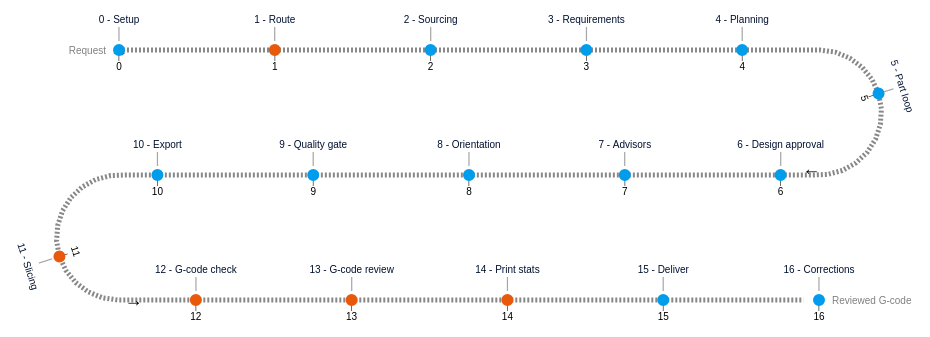

The specification (Vega-Lite) saved for this image:
### Vega specification from a JSON file in a GitHub repository (floating-point values rounded to 4 significant figures)
{"$schema": "https://vega.github.io/schema/vega/v6.json", "description": "Pipeline from request to reviewed G-code. Blue = exists, orange = new.", "padding": 15, "autosize": {"type": "pad", "contains": "padding"}, "width": {"signal": "width"}, "height": {"signal": "height"}, "signals": [{"name": "width", "value": 700}, {"name": "sH", "description": "serpentine: diameter of arcs", "value": 125}, {"name": "sN", "description": "serpentine: number of arcs", "value": 2}, {"name": "tC", "description": "ticks: number of axis ticks to display on the timeline", "value": 17}, {"name": "tLO", "description": "ticks: the offset for the tick labels", "value": 8}, {"name": "mO", "description": "milestone: the offset for the milestone markers", "value": 35}, {"name": "sR0P", "description": "serpentine: percentage of width of canvas for the start of the timeline", "value": 0}, {"name": "sLP", "description": "serpentine: percentage of total length of canvas for the end of the timeline", "value": 1}, {"name": "annotationStart", "value": "Request"}, {"name": "annotationEnd", "value": "Reviewed G-code"}, {"name": "includeArrows", "value": true}, {"name": "sT", "description": "serpentine: thicknes of the line", "value": 5}, {"name": "domain", "description": "serpentine: manually set the domain extent for the timeline, otherwise set to null to have the domain calculated for you", "value": [0, 16]}, {"name": "sRange", "description": "serpentine: range for the serpentine scale", "update": "[sR0P*width, sL*sLP]"}, {"name": "annotations", "description": "serpentine: annotations that appear at the start and end of the timeline", "update": "{start: (isValid(annotationStart) ? annotationStart : ''), end: (isValid(annotationEnd) ? annotationEnd : '')}"}, {"name": "sD", "update": "[2, 2]", "description": "serpentine: dash array for the serpentine line"}, {"name": "reverse", "description": "serpentine: boolean to indicate whether the scale for the timeline should be reversed", "value": false}, {"name": "sPct", "description": "serpentine: percentage of width for the straight portions of the timeline", "value": 1, "update": "sPct < 0.25 ? 0 : sPct < 0.75 ? 0.5 : 1"}, {"name": "sW", "description": "serpentine: horizontal length of straight segments", "update": "sPct*width"}, {"name": "sL", "description": "serpentine: total length of line", "update": "(sN+1)*sW+(sN)*sH*PI/2"}, {"name": "sA", "description": "serpentine: length of an arc segment", "update": "(sH*PI/2)"}, {"name": "sWsA", "description": "serpentine: length of a line + arc segment", "update": "(sW + sH*PI/2)"}, {"name": "sDomain", "description": "serpentine: domain for the serpentine scale", "init": "domain ? domain : [+extent(pluck(data('dataset'), 'domain'))[0], +extent(pluck(data('dataset'), 'domain'))[1]]"}, {"name": "height", "description": "calculated height", "update": "extent(pluck(data('serpentine'), 'y'))[1]"}, {"name": "milestoneColor", "value": "#009DEC"}, {"name": "milestoneLabelColor", "value": "#001130"}, {"name": "newColor", "value": "#E8590C"}], "scales": [{"name": "sS1", "type": "linear", "zero": false, "reverse": {"signal": "reverse"}, "domain": {"signal": "sDomain"}, "range": {"signal": "sRange"}}], "marks": [{"name": "axis_group", "description": "group containing all the axis marks - annotations, domain, arrow indicators, tick lines, tick labels on straightaways, tick labels on arcs", "type": "group", "marks": [{"name": "annotations", "description": "Text marks that appear at the start and end of the timeline. Configured using the 'annotations' signal", "from": {"data": "domain_extent"}, "type": "text", "encode": {"update": {"x": {"field": "x"}, "y": {"field": "y"}, "text": {"signal": "datum['category'] === 'start' ? annotations['start'] : annotations['end']"}, "fontSize": {"value": 10}, "baseline": {"value": "middle"}, "align": {"field": "align"}, "angle": {"field": "angle"}, "dx": {"field": "dx"}, "dy": {"value": 1}, "fill": {"value": "gray"}}}}, {"name": "serpentine_line", "description": "The serpentine-shaped line that acts as the axis domain line", "type": "line", "from": {"data": "serpentine"}, "interactive": false, "encode": {"update": {"x": {"field": "x"}, "y": {"field": "y"}, "strokeDash": {"signal": "sD"}, "stroke": {"value": "#888"}, "strokeWidth": {"signal": "sT"}}}}, {"name": "arrow_marks", "description": "The arrows to indicate direction that appear at the beginning and end of each arc+straightaway combination", "type": "text", "from": {"data": "segment_ends"}, "interactive": false, "encode": {"update": {"x": {"field": "x"}, "y": {"field": "y"}, "dy": {"value": 1}, "text": {"value": "→"}, "fontSize": {"value": 18}, "fill": {"value": "#000"}, "angle": {"signal": "datum['direction'] === '→' ? 0 : 180"}, "align": {"value": "center"}, "baseline": {"value": "middle"}}}}, {"name": "tick_marks", "description": "The line (text mark) designated to each tick", "from": {"data": "ticks"}, "type": "text", "interactive": false, "encode": {"update": {"x": {"field": "x"}, "y": {"field": "y"}, "dy": {"signal": "2.5*( datum['type'] === 'straight' ? 1 : datum['side'] === 'right' ? (round(datum['alpha']*(180/PI)) >= 90 ? -1 : 4) : (round(datum['alpha']*(180/PI)) > 89 ? -1 : 4))"}, "text": {"signal": "'|'"}, "fontSize": {"value": 7}, "fill": {"value": "#000"}, "angle": {"field": "labelAngle"}, "align": {"value": "center"}, "baseline": {"signal": "datum['type'] === 'straight' ? 'top' : 'bottom'"}}}}, {"name": "tick_labels_straight", "description": "The straightaway tick labels", "from": {"data": "ticks"}, "type": "text", "interactive": false, "encode": {"update": {"x": {"field": "x"}, "y": {"field": "y"}, "dy": {"field": "dy"}, "text": {"field": "domain"}, "fontSize": {"value": 10}, "fill": {"value": "#000"}, "align": {"value": "center"}, "angle": {"field": "labelAngle"}, "baseline": {"signal": "datum['type'] === 'straight' ? 'top' : 'bottom'"}}}}]}, {"name": "milestone_connecting_lines", "description": "The milestone lines that connect the markers to labels", "from": {"data": "milestones"}, "type": "text", "interactive": false, "encode": {"update": {"text": {"signal": "'|'"}, "x": {"field": "x"}, "y": {"field": "y"}, "fontSize": {"value": 15}, "fontWeight": {"value": 100}, "dy": {"signal": "datum['type'] === 'arc' && (round(datum['alpha']*(180/PI)) > 89) ? 0.35 * (mO+3.5) : datum['dy']/2"}, "align": {"value": "center"}, "baseline": {"value": "middle"}, "angle": {"field": "labelAngle"}, "fillOpacity": {"value": 0.35}}}}, {"name": "milestone_markers", "description": "The milestone timeline markers", "from": {"data": "milestones"}, "type": "symbol", "interactive": false, "encode": {"update": {"x": {"field": "x"}, "y": {"field": "y"}, "size": {"value": 100}, "fill": {"field": "color"}, "stroke": {"field": "color"}, "strokeWidth": {"value": 2}, "cursor": {"signal": "'default'"}}}}, {"name": "milestone_label_backgrounds", "description": "The white backgrounds for milestone labels", "from": {"data": "milestones"}, "type": "text", "interactive": false, "encode": {"update": {"x": {"field": "x"}, "y": {"field": "y"}, "dy": {"field": "dy"}, "text": {"signal": "datum['domain'] + ' - ' + datum['label']"}, "fontSize": {"value": 10}, "fill": {"value": "#fff"}, "stroke": {"value": "#fff"}, "strokeWidth": {"value": 7}, "angle": {"field": "labelAngle"}, "align": {"value": "center"}, "baseline": {"signal": "datum['type'] === 'straight' ? 'top' : 'bottom'"}}}}, {"name": "milestone_labels", "description": "The milestone labels", "from": {"data": "milestones"}, "type": "text", "interactive": false, "encode": {"update": {"x": {"field": "x"}, "y": {"field": "y"}, "dy": {"field": "dy"}, "text": {"signal": "datum['domain'] + ' - ' + datum['label']"}, "fontSize": {"value": 10}, "fill": {"signal": "milestoneLabelColor"}, "angle": {"field": "labelAngle"}, "align": {"value": "center"}, "baseline": {"signal": "datum['type'] === 'straight' ? 'top' : 'bottom'"}}}}], "data": [{"name": "dataset", "values": [{"domain": 0, "label": "Setup", "color": "#009DEC"}, {"domain": 1, "label": "Route", "color": "#E8590C"}, {"domain": 2, "label": "Sourcing", "color": "#009DEC"}, {"domain": 3, "label": "Requirements", "color": "#009DEC"}, {"domain": 4, "label": "Planning", "color": "#009DEC"}, {"domain": 5, "label": "Part loop", "color": "#009DEC"}, {"domain": 6, "label": "Design approval", "color": "#009DEC"}, {"domain": 7, "label": "Advisors", "color": "#009DEC"}, {"domain": 8, "label": "Orientation", "color": "#009DEC"}, {"domain": 9, "label": "Quality gate", "color": "#009DEC"}, {"domain": 10, "label": "Export", "color": "#009DEC"}, {"domain": 11, "label": "Slicing", "color": "#E8590C"}, {"domain": 12, "label": "G-code check", "color": "#E8590C"}, {"domain": 13, "label": "G-code review", "color": "#E8590C"}, {"domain": 14, "label": "Print stats", "color": "#E8590C"}, {"domain": 15, "label": "Deliver", "color": "#009DEC"}, {"domain": 16, "label": "Corrections", "color": "#009DEC"}]}, {"name": "serpentineDomain", "values": [{}], "transform": [{"type": "formula", "expr": "sequence(sDomain[0], sDomain[1], 0.1 )", "as": "domain"}, {"type": "flatten", "fields": ["domain"]}]}, {"name": "milestoneDomain", "source": "dataset", "transform": [{"type": "project", "fields": ["domain"]}]}, {"name": "tickDomain", "values": [{}], "transform": [{"type": "formula", "expr": "sequence(1, tC+1, 1)", "as": "id"}, {"type": "flatten", "fields": ["id"]}, {"type": "formula", "expr": "datum['id'] === 1 ? sDomain[0] : datum['id'] === tC ? sDomain[1] : null", "as": "domain"}, {"type": "formula", "expr": "round(isValid(datum['domain']) ? datum['domain'] : (sDomain[0] + (sDomain[1]-sDomain[0])*((datum['id']-1)/(tC-1))))", "as": "domain"}, {"type": "project", "fields": ["domain"]}]}, {"name": "componentEncodings", "values": [{"category": "start"}, {"category": "serpentine"}, {"category": "milestone"}, {"category": "tick"}, {"category": "end"}], "transform": [{"type": "formula", "expr": "now()", "as": "timestamp"}, {"type": "formula", "expr": "datum['category'] === 'start' ? [sDomain[reverse ? 1 : 0]] : datum['category'] === 'serpentine' ? pluck(data('serpentineDomain'), 'domain') : datum['category'] === 'milestone' ? pluck(data('dataset'), 'domain') : datum['category']==='tick' ? pluck(data('tickDomain'), 'domain') : datum['category'] === 'end' ? [sDomain[reverse ? 0 : 1]] : null", "as": "domain"}, {"type": "flatten", "fields": ["domain"]}, {"type": "formula", "expr": "+datum['domain']", "as": "domain"}, {"type": "window", "ops": ["row_number"], "sort": {"field": "domain"}, "groupby": ["category"], "as": ["id"]}, {"type": "formula", "expr": "scale('sS1', datum['domain'])", "as": "sK"}, {"type": "formula", "expr": "floor(datum['sK'] / (sW + sH*PI/2))", "as": "i"}, {"type": "formula", "expr": "datum['sK'] % (sW + sH*PI/2)", "as": "r"}, {"type": "formula", "expr": "(datum['r'] - sW)/(sH/2)", "as": "alpha"}, {"type": "formula", "expr": "(((datum['i']+1)*sWsA)-sA) >= datum['sK'] ? 'straight' : 'arc'", "as": "type"}, {"type": "formula", "expr": "(datum['i']%2 == 0) ? min(datum['r'], sW) : max(sW-datum['r'], 0)", "as": "xStraight"}, {"type": "formula", "expr": "datum['type'] === 'straight' ? datum['xStraight'] : datum['xStraight'] + (datum['i']%2 == 0 ? sin(datum['alpha'])*sH/2 : -sin(datum['alpha'])*sH/2)", "as": "x"}, {"type": "formula", "expr": "datum['type'] === 'straight' ? datum['i']*sH : (datum['i']*sH) + (1 - cos(datum['alpha']))*sH/2", "as": "y"}, {"type": "formula", "expr": "datum['type'] === 'straight' ? null : datum['i']%2===0?'right':'left'", "as": "side"}, {"type": "formula", "expr": "datum['type'] === 'straight' ? null : datum['alpha']<PI/2?'top':'bottom'", "as": "hemisphere"}, {"type": "formula", "expr": "datum['type'] === 'straight' ? 0 : (datum['side'] === 'left' ? -1 : 1) *datum['alpha']*(180/PI)+(datum['alpha'] < PI/2 ? 0 : 180)", "as": "labelAngle"}, {"type": "formula", "expr": "datum['i']%2===0 ?'→':'←'", "as": "direction"}, {"type": "formula", "expr": "datum['type'] === 'straight' ? datum['direction'] : datum['side'] === 'left' ? (datum['hemisphere'] === 'top'? '←' : '→') :  (datum['hemisphere'] === 'top'? '→' : '←')", "as": "direction"}]}, {"name": "serpentine", "source": "componentEncodings", "transform": [{"type": "filter", "expr": "datum['category'] === 'serpentine'"}]}, {"name": "ticks", "source": "componentEncodings", "transform": [{"type": "filter", "expr": "datum['category'] === 'tick'"}, {"type": "formula", "expr": "!isValid(datum['side']) ? (tLO+3.5) : datum['side'] === 'right' ? (round(datum['alpha']*(180/PI)) >= 90 ? -1 : 1.75) * (tLO+3.5) : (round(datum['alpha']*(180/PI)) > 89 ? -1 : 1.75) * (tLO+3.5)", "as": "dy"}]}, {"name": "domain_extent", "source": "componentEncodings", "transform": [{"type": "filter", "expr": "datum['category'] === 'start' || datum['category'] === 'end'"}, {"type": "formula", "expr": "datum['category'] === 'start' ? 'right' : datum['direction'] === '←' && datum['type'] === 'straight' ? 'right' : datum['side'] === 'left' ? 'right' : 'left'", "as": "align"}, {"type": "formula", "expr": "datum['category'] === 'start' ? -tLO-5 :  datum['direction'] === '←'  && datum['type'] === 'straight' ? -tLO-5 : datum['side'] === 'left' ? -tLO-5 : tLO+5", "as": "dx"}]}, {"name": "segment_ends", "source": "componentEncodings", "transform": [{"type": "filter", "expr": "includeArrows && datum['category'] === 'serpentine'"}, {"type": "joinaggregate", "fields": ["id", "id"], "ops": ["min", "max"], "groupby": ["i"], "as": ["minId", "maxId"]}, {"type": "filter", "expr": "datum['id'] === (reverse ? datum['maxId'] : datum['minId'])"}]}, {"name": "milestones", "source": "componentEncodings", "transform": [{"type": "filter", "expr": "datum['category'] === 'milestone'"}, {"type": "lookup", "key": "domain", "from": "dataset", "fields": ["domain"], "values": ["label", "color"]}, {"type": "formula", "expr": "!isValid(datum['side']) ? -(mO) : datum['side'] === 'right' ? (round(datum['alpha']*(180/PI)) >= 90 ? 1 : -0.5) * (mO+3.5) : (round(datum['alpha']*(180/PI)) > 89 ? 1 : -0.5) * (mO+3.5)", "as": "dy"}, {"type": "formula", "expr": "1", "as": "fillOpacity"}]}]}
